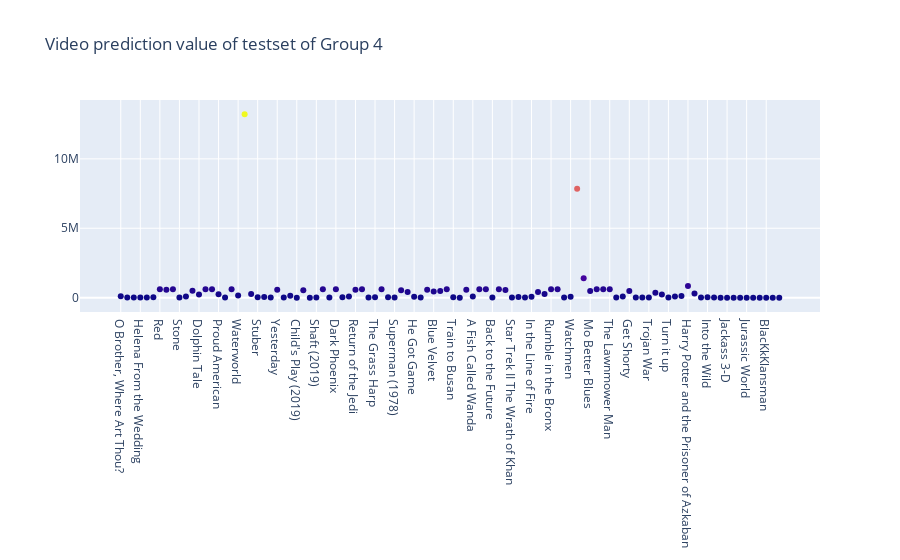

Notebook source saved alongside this figure:
### Code cell
#Video prediction value of testset
fig = go.Figure(data=go.Scatter(x=g4_result_final["name"],
                                y=g4_result_final["video_prediction"],
                                mode='markers',
                                marker_color=g4_result_final["video_prediction"],
                                text=g4_result_final["name"])) # hover text goes here(movie_title)

fig.update_layout(title='Video prediction value of testset of Group 4')
fig.show()

### Figure 1 — Plotly figure (JSON) as saved in the notebook; plotly's stock layout.template omitted (floating-point values rounded to 4 significant figures)
{"data": [{"marker": {"color": [93180.0, 4201.0, 9545.0, 2046.0, 9367.0, 28600.0, 612300.0, 576200.0, 612300.0, 8980.0, 89060.0, 493100.0, 226700.0, 611400.0, 597800.0, 244300.0, 9369.0, 612300.0, 162900.0, 13210000.0, 267500.0, 33540.0, 44070.0, 8692.0, 565900.0, 12610.0, 141200.0, 372.3, 534800.0, 377.0, 4517.0, 611400.0, 1973.0, 612100.0, 25540.0, 88880.0, 562400.0, 611600.0, 7161.0, 22690.0, 605400.0, 36280.0, 9367.0, 534100.0, 402400.0, 71000.0, 9429.0, 576800.0, 438400.0, 473200.0, 598900.0, 26970.0, 614.3, 568800.0, 74310.0, 612300.0, 612300.0, 1835.0, 612300.0, 545300.0, 9774.0, 46780.0, 7722.0, 73080.0, 415900.0, 260800.0, 612400.0, 612200.0, 1934.0, 60460.0, 7845000.0, 1399000.0, 484500.0, 603800.0, 612300.0, 611900.0, 14400.0, 77060.0, 477900.0, 14270.0, 2148.0, 2260.0, 360800.0, 229400.0, 1838.0, 77050.0, 113600.0, 845400.0, 299100.0, 9370.0, 23740.0, 6501.0, 0, 0, 0, 0, 0, 0, 0, 0, 0, 0]}, "mode": "markers", "text": ["O Brother, Where Art Thou?", "The Twilight Saga: Breaking Dawn Part 1", "The Twilight Saga: Breaking Dawn Part 2", "Helena From the Wedding", "Monsters", "Catfish", "Red", "Freakonomics", "The Warrior's Way", "Stone", "Frankenweenie", "John Carter", "Dolphin Tale", "Penguins of Madagascar", "Minions", "Proud American", "Edmond", "Tootsie", "Waterworld", "The Lion King (2019)", "Crawl", "Stuber", "Midsommar", "Spider-Man: Far from Home", "Yesterday", "Annabelle Comes Home", "Toy Story 4", "Child's Play (2019)", "Anna (2019)", "Men in Black International", "Shaft (2019) ", "Late Night", "The Secret Life of Pets 2", "Dark Phoenix", "Godzilla:King of the Monsters", "Rocketman", "Return of the Jedi", "Indiana Jones and the Temple of Doom", "The Idolmaker", "The Grass Harp", "The Grand", "Jaws", "Superman (1978)", "Clerks", "Juice", "He Got Game", "White Men Can't Jump", "Mulholland Drive", "Blue Velvet", "Once Upon a Time in Hollywood", "The Big Lebowski", "Train to Busan", "Pride and Prejudice and Zombies", "Dead Poets Society", "A Fish Called Wanda", "The Witches of Eastwick", "Ferris Bueller's Day Off", "Back to the Future", "Police Academy", "Trading Places", "Star Trek II The Wrath of Khan", "The Blues Brothers", "V For Vendetta", "In the Line of Fire", "Us", "The Forbidden Kingdom", "Rumble in the Bronx", "Machete", "Beverly Hills Cop", "Watchmen", "Jackie Brown", "Zombieland", "Mo Better Blues", "Thelma and Louise", "New Jack City", "The Lawnmower Man", "Schindler's List", "Four Weddings and a Funeral", "Get Shorty", "Jerry Maguire", "Welcome to Sarajevo", "Trojan War", "The Gingerbread Man", "Tumbleweeds", "Turn it up", "The Adventures of Pluto Nash", "The Lord of the Rings: The Return of the King", "Harry Potter and the Prisoner of Azkaban", "Stay", "Fast Food Nation", "Into the Wild", "The Wrestler", "Slumdog Millionaire", "Jackass 3-D", "Skyfall", "The Hunger Games: Mocking Jay - Part 1", "Jurassic World", "Shut In", "Molly's Game", "BlacKkKlansman", "Peter Rabbit", "Replicas"], "type": "scatter", "x": ["O Brother, Where Art Thou?", "The Twilight Saga: Breaking Dawn Part 1", "The Twilight Saga: Breaking Dawn Part 2", "Helena From the Wedding", "Monsters", "Catfish", "Red", "Freakonomics", "The Warrior's Way", "Stone", "Frankenweenie", "John Carter", "Dolphin Tale", "Penguins of Madagascar", "Minions", "Proud American", "Edmond", "Tootsie", "Waterworld", "The Lion King (2019)", "Crawl", "Stuber", "Midsommar", "Spider-Man: Far from Home", "Yesterday", "Annabelle Comes Home", "Toy Story 4", "Child's Play (2019)", "Anna (2019)", "Men in Black International", "Shaft (2019) ", "Late Night", "The Secret Life of Pets 2", "Dark Phoenix", "Godzilla:King of the Monsters", "Rocketman", "Return of the Jedi", "Indiana Jones and the Temple of Doom", "The Idolmaker", "The Grass Harp", "The Grand", "Jaws", "Superman (1978)", "Clerks", "Juice", "He Got Game", "White Men Can't Jump", "Mulholland Drive", "Blue Velvet", "Once Upon a Time in Hollywood", "The Big Lebowski", "Train to Busan", "Pride and Prejudice and Zombies", "Dead Poets Society", "A Fish Called Wanda", "The Witches of Eastwick", "Ferris Bueller's Day Off", "Back to the Future", "Police Academy", "Trading Places", "Star Trek II The Wrath of Khan", "The Blues Brothers", "V For Vendetta", "In the Line of Fire", "Us", "The Forbidden Kingdom", "Rumble in the Bronx", "Machete", "Beverly Hills Cop", "Watchmen", "Jackie Brown", "Zombieland", "Mo Better Blues", "Thelma and Louise", "New Jack City", "The Lawnmower Man", "Schindler's List", "Four Weddings and a Funeral", "Get Shorty", "Jerry Maguire", "Welcome to Sarajevo", "Trojan War", "The Gingerbread Man", "Tumbleweeds", "Turn it up", "The Adventures of Pluto Nash", "The Lord of the Rings: The Return of the King", "Harry Potter and the Prisoner of Azkaban", "Stay", "Fast Food Nation", "Into the Wild", "The Wrestler", "Slumdog Millionaire", "Jackass 3-D", "Skyfall", "The Hunger Games: Mocking Jay - Part 1", "Jurassic World", "Shut In", "Molly's Game", "BlacKkKlansman", "Peter Rabbit", "Replicas"], "y": [93180.0, 4201.0, 9545.0, 2046.0, 9367.0, 28600.0, 612300.0, 576200.0, 612300.0, 8980.0, 89060.0, 493100.0, 226700.0, 611400.0, 597800.0, 244300.0, 9369.0, 612300.0, 162900.0, 13210000.0, 267500.0, 33540.0, 44070.0, 8692.0, 565900.0, 12610.0, 141200.0, 372.3, 534800.0, 377.0, 4517.0, 611400.0, 1973.0, 612100.0, 25540.0, 88880.0, 562400.0, 611600.0, 7161.0, 22690.0, 605400.0, 36280.0, 9367.0, 534100.0, 402400.0, 71000.0, 9429.0, 576800.0, 438400.0, 473200.0, 598900.0, 26970.0, 614.3, 568800.0, 74310.0, 612300.0, 612300.0, 1835.0, 612300.0, 545300.0, 9774.0, 46780.0, 7722.0, 73080.0, 415900.0, 260800.0, 612400.0, 612200.0, 1934.0, 60460.0, 7845000.0, 1399000.0, 484500.0, 603800.0, 612300.0, 611900.0, 14400.0, 77060.0, 477900.0, 14270.0, 2148.0, 2260.0, 360800.0, 229400.0, 1838.0, 77050.0, 113600.0, 845400.0, 299100.0, 9370.0, 23740.0, 6501.0, 0, 0, 0, 0, 0, 0, 0, 0, 0, 0]}], "layout": {"title": {"text": "Video prediction value of testset of Group 4"}}}
